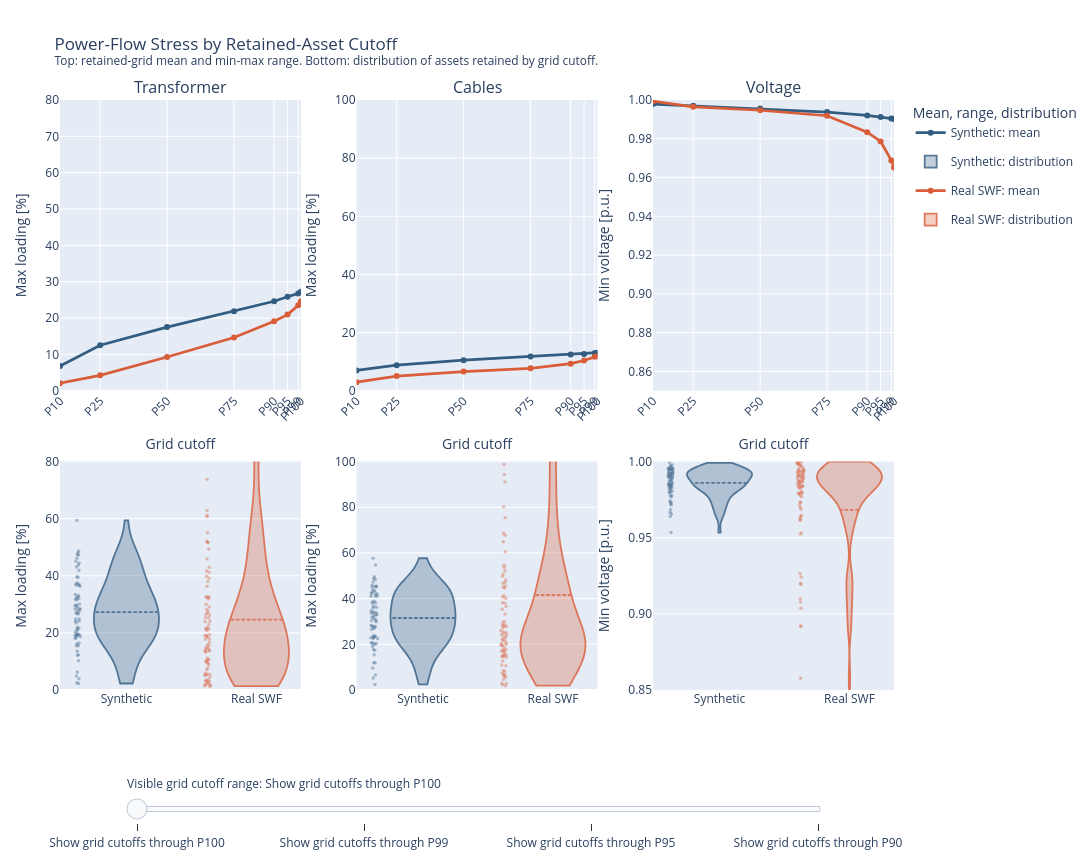

Write notebook code for a chart like this one.
### Code cell
asset_cutoff_overview_fig = plot_powerflow_asset_cutoff_overview(
    percentile_profile,
    group_col="comparison_group",
    color_map=COLORS,
    asset_cutoff_percentiles=(1.0, 0.99, 0.95, 0.90),
    y_axis_limits=(80, 100, 0.85),
    center_stat="mean",  # "median" or "mean"
    show_band=False,
    worst_asset_per_grid=True,
    filter_scope= "grid"  # "asset", "grid"
    # title=f"Synthetic vs Real SWF - Retained {ASSET_CUTOFF_FILTER_SCOPE.capitalize()} Cutoff Overview - PLZ {PLZ}",
)
